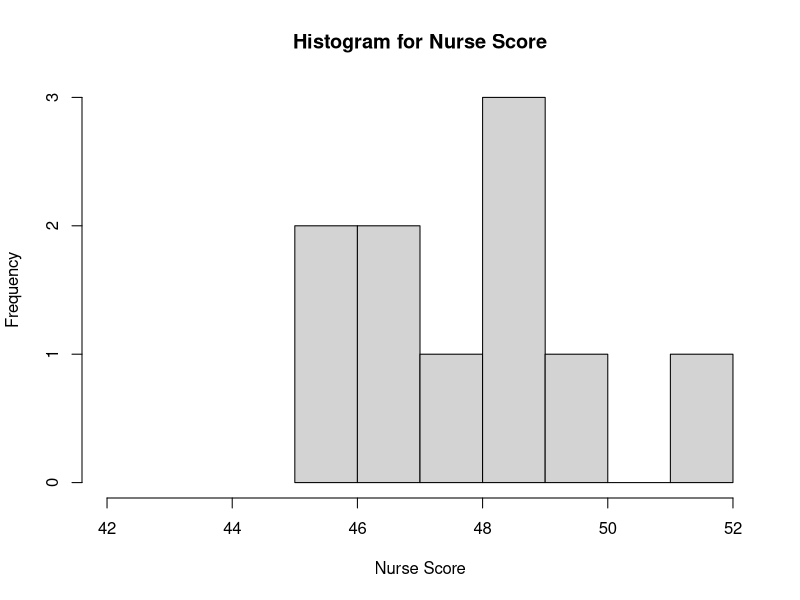
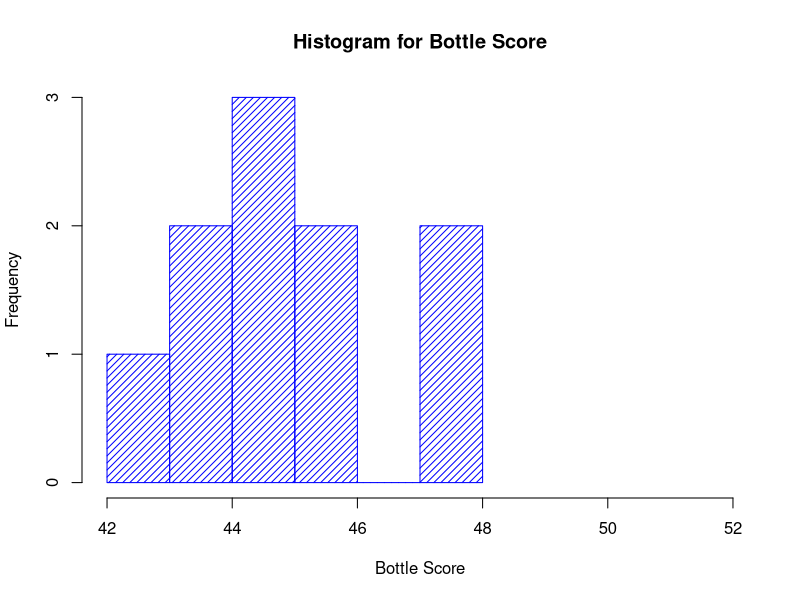

The R source for these figures, in order: (Note: this script raises an error after producing the figures.)
#Michael Tan
#STAT 312R Homework #1 Chapter 6
#9/3/18

#Problem 1
nurse <- c(48.4, 51.5, 45.0, 47.0, 46.9, 47.7, 49.9, 48.5, 45.6, 48.9)
bottle <- c(42.5, 43.8, 44.5, 47.5, 44.5, 45.6, 43.4, 44.6, 47.1, 45.8)

#numerical analysis for nurse
summary(nurse)
mean(nurse) # sample mean
median(nurse) # sample median 
sd(nurse) # sample standard deviaion 
var(nurse) # sample variance 

#numerical analysis for bottle
summary(bottle)
mean(bottle) # sample mean
median(bottle) # sample median 
sd(bottle) # sample standard deviaion 
var(bottle) # sample variance

#histograms
hist(nurse, xlim = c(42, 52), xlab ="Nurse Score", main ="Histogram for Nurse Score")
hist(bottle, xlim = c(42, 52), xlab ="Bottle Score", main ="Histogram for Bottle Score", 
     col = 'blue', density = 20, breaks = 7)

#Problem 2 Textbook #39
shear <- c(5408, 5431, 5475, 5442, 5376, 5388, 5459, 5422, 5416, 5435, 5420, 5429, 5401, 5446, 5487, 5416, 5382, 5357, 5388, 5457, 5407, 5469, 5416, 5377, 5454, 5375, 5409, 5459, 5445, 5429, 5463, 5408, 5481, 5453, 5422, 5354, 5421, 5406, 5444, 5466, 5399, 5391, 5477, 5447, 5329, 5473, 5423, 5441, 5412, 5384, 5445, 5436, 5454, 5453, 5428, 5418, 5465, 5427, 5421, 5396, 5381, 5425, 5388, 5388, 5378, 5481, 5387, 5440, 5482, 5406, 5401, 5411, 5399, 5431, 5440, 5413, 5406, 5342, 5452, 5420, 5458, 5485, 5431, 5416, 5431, 5390, 5399, 5435, 5387, 5462, 5383, 5401, 5407, 5385, 5440, 5422, 5448, 5366, 5430, 5418)
stem(shear) #Notice data skewed to the right, last stems have greatest values
index = .95*(100+1)
print(index)
sort(shear, decreasing = FALSE) #sort to find ordered shear stresses
percentilestrength = (5477 + 5481)/2
print(percentilestrength)

#Problem 2 Textbook #42
speed <- c(680, 669, 719, 699, 670, 710, 722, 663, 658, 634, 720, 690, 677, 669, 700, 718, 690, 681, 702, 696, 692, 690, 694, 660, 649, 675, 701, 721, 683, 735, 688, 763, 672, 698, 659, 704, 681, 679, 691, 683, 705, 746, 706, 649, 668, 672, 690, 724, 652, 720, 660, 695, 701, 724, 668, 698, 668, 660, 680, 739, 717, 727, 653, 637, 660, 693, 679, 682, 724, 642, 704, 695, 704, 652, 664, 702, 661, 720, 695, 670, 656, 718, 660, 648, 683, 723, 710, 680, 684, 705, 681, 748, 697, 703, 660, 722, 662, 644, 683, 695, 678, 674, 656, 667, 683, 691, 680, 685, 681, 715, 665, 676, 665, 675, 655, 659, 720, 675, 697, 663)
stem(speed) #Notice data skeewed to the left, last 4 stems have little value
mean(speed) # sample mean
median(speed) # sample median 
sd(speed) # sample standard deviaion 

#Iterate through speed and find all numbers greater than 700. Add to new vector
#Create increment function
for (i in 1:length(speed))
  if (speed[i] > 700)
    new[i] <- speed[i]
print(new)
percentage = sum(speed >700)/120
print(percentage) #29 percent of data is greater than 700

#Problem 2 Textbook #58
#Construct histogram 
hist(speed, xlab = "Speed (Megahertz)", main = "Histogram for Semiconducter Speed")
#The histogram shows similar information as the stem and leaf diagram because the histogram
#is skewed to the right and so is the stem and leaf diagram, they both have longer tails on the right side. 

#Problem 2 Textbook #112
#part a 
temperature <- c(43, 47, 51, 48, 52, 50, 46, 49, 45, 52, 46, 51, 44, 49, 46, 51, 49, 45, 44, 50, 48, 50, 49, 50)
mean(temperature) # sample mean
median(temperature) # sample median 
sd(temperature) # sample standard deviaion 
var(temperature) # sample variance 
#part b construct a box plot
boxplot(temperature) # the median is pushed higher meaning the data is skewed to lower temperatures. 

#Problem 3 Textbook #40
soil <- c(42.4, 65.7, 29.8, 58.7, 52.1, 55.8, 54.3, 54.0, 73.1, 81.3, 59.9, 56.9, 56.3, 43.3, 57.4, 45.3, 80.1, 49.7, 61.4, 64.0, 64.2, 72.6, 72.5, 46.1, 42.6, 77.4, 54.7, 57.1, 77.3, 39.3, 61.4, 73.1, 77.3, 48.5, 89.8, 50.7, 57.0, 68.7, 67.3, 67.3, 62.2, 69.9, 66.9, 59.0, 42.8, 42.4, 59.6, 65.8, 53.1, 56.1, 67.2, 70.7, 76.4, 59.3, 51.1, 73.8, 52.0, 59.6, 66.1, 31.6)
summary(soil)
mean(soil) # sample mean
median(soil) # sample median 
sd(soil) # sample standard deviaion 
var(soil) # sample variance
hist(soil, xlab = "Soil Measurements")
#SOCS analysis
#shape: the data is skewed left because the tail is longer at the lower end of soil measurements
#outliers: 29.8 is unusually low and is very far from the center. 89.8 is closer but is still far from the center and can be considered an outlier.
#center: the mean and median are good estimates of the cetner. They are very close to each other and the sample size is large. Approximately 59.5
#spread: The standard deviation is very high: over 12 in a dataset that ranges from 29.8 to 89.8. 


